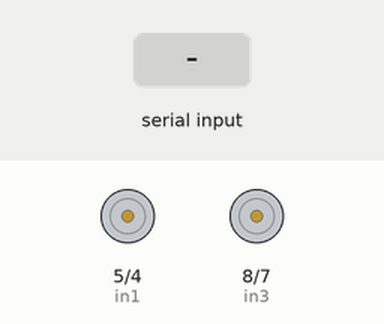
Simulated run of this sketch. Board: Arduino Uno, built with avr-gcc and run on an emulated ATmega328P. On the bench: motor-driver pin pairs drawn as motors (green arrow = first pin HIGH = forward, orange = second pin HIGH = backward, longer = more drive, scaled by the enable pin). The test bench sets the inputs (shaded band). What the sketch prints to the serial monitor is not drawn.

Above: at 1.2 s.
1.3 s: "," received over Serial
At 2.4 s:
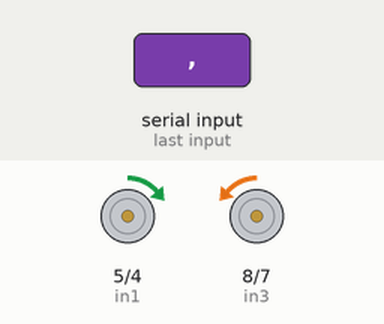
2.8 s: "90,45\n" received over Serial
At 4.0 s:
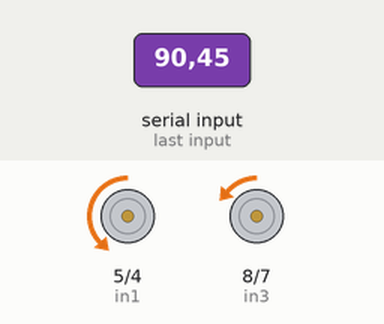
4.3 s: "30,150\n" received over Serial
At 5.2 s:
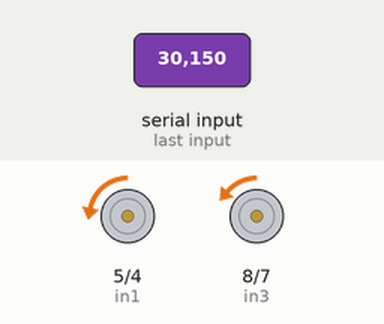
5.8 s: "1,90,45\n" received over Serial
At 6.4 s:
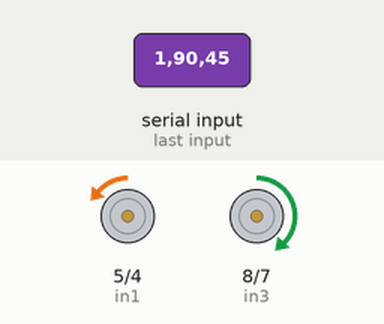
7.3 s: "0\n" received over Serial
At 8.3 s:
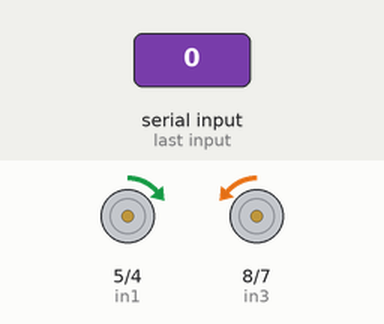
Timing chart, 0 to 9.8 s (numbered marks = the images above; inputs shaded):
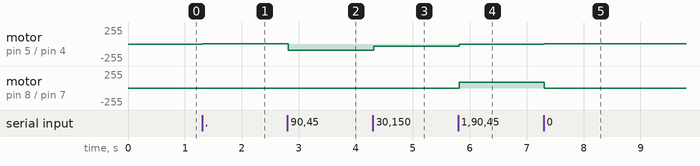

Measured:
- after the input at 1.3 s, motor on pin 5 (in1) / pin 4 (in2): stopped → forward 1/255 at once; motor on pin 8 (in3) / pin 7 (in4): stopped → backward 1/255 at once
- after the input at 2.8 s, motor on pin 5 (in1) / pin 4 (in2): forward 1/255 → backward 90/255 at once
- after the input at 4.3 s, motor on pin 5 (in1) / pin 4 (in2): backward 90/255 → backward 30/255 at once
- after the input at 5.8 s, motor on pin 5 (in1) / pin 4 (in2): backward 30/255 → backward 1/255 at once; motor on pin 8 (in3) / pin 7 (in4): backward 1/255 → forward 90/255 at once
- after the input at 7.3 s, motor on pin 5 (in1) / pin 4 (in2): backward 1/255 → forward 1/255 at once; motor on pin 8 (in3) / pin 7 (in4): forward 90/255 → backward 1/255 at once

The sketch:

navigationtest7.ino
```cpp
//PROPERTY OF LUCA GACY -IF YOU SHARE THIS WITHOUT ASKING I WILL END YOU
//...lmao jk spread the love if anyone needs it though most people did their motor code in pytho so I guess it doesn't really matter
//If you're reading this I hope you are having an amazing day!
//this is my ramping code that I finally got to work while watching many episodes of You and 30 Rock and yes one of those is much better than the other

//declace a String to hold what we're inputting
String incomingString;

//Motor vars
int A = 0;//PWM for motor 1
int B = 0;//PWM for motor 2
int Bprev = 0;//previous B - a more OCD person would swap this with the line below...fight me
int Aprev = 0;// previous A

// Motor A connections
int enA = 3;
int in1 = 5;
int in2 = 4;
// Motor B connections
int enB = 9;
int in3 = 8;
int in4 = 7;

int neew = 0;//for gettings abs val of A
int oold = 0;//for getting abs val of Aprev
int s1 = 0;//Are A and Aprev different signs?

int neew2 = 0;//for getting abs val of B
int oold2 = 0;//for getting abs val of Bprev
int s2 = 0;//A B and Bprev different signs?
int reedy = 1;

double ramp = 0;//how fast does it ramp to the stuff
int steep = 1;

int mtdirec[4] = {1,1,1,1};//DELETE ME!!!!!! I'm a useless piece of shit...the code that is

int direc = 0;//f = 0,b = 1, l = 2, r = 3, s = 4 aaaaaannnnddd this is like an appendix...not needed anymore...also what does the appendix even do?

void setup() {
    // Set all the motor control pins to outputs
  pinMode(enA, OUTPUT);
  pinMode(enB, OUTPUT);
  pinMode(in1, OUTPUT);
  pinMode(in2, OUTPUT);
  pinMode(in3, OUTPUT);
  pinMode(in4, OUTPUT);

  // Turn off motors - Initial state
  digitalWrite(in2, HIGH);
  digitalWrite(in1, LOW);
  digitalWrite(in3, HIGH);
  digitalWrite(in4, LOW);
  analogWrite(enA, 0);
  analogWrite(enB, 0);
  //initialise Serial communication on 9600 baud
  Serial.begin(9600);
  while(!Serial);
  //delay(4000);
  Serial.println("Ready!");
  // The incoming String built up one byte at a time.
  incomingString = "";
}
//not gonna lie there is a lot of shit below that is kinda like the large part of my prius...I have no idea what is going on but it works and I don't touch it
void loop () {

if(Serial.available()){
  reedy = 0;
  String rxString = "";
  String strArr[2]; //Set the size of the array to equal the number of values you will be receiveing.

  //Keep looping until there is something in the buffer.
  while (Serial.available()) {
    //Delay to allow byte to arrive in input buffer.
    delay(2);
    //Read a single character from the buffer.
    char ch = Serial.read();
    //Append that single character to a string.
    rxString+= ch;
  }

  int stringStart = 0;
  int arrayIndex = 0;

  for (int i=0; i < rxString.length(); i++){
    //Get character and check if it's our "special" character.
    if(rxString.charAt(i) == ','){
      //Clear previous values from array.
      strArr[arrayIndex] = "";
      //Save substring into array.
      strArr[arrayIndex] = rxString.substring(stringStart, i);
      //Set new string starting point.
      stringStart = (i+1);
      arrayIndex++;
    }
  }

  //Put values from the array into the variables.
  String value1 = strArr[0];
  String value2 = strArr[1];

  //Convert string to int if you need it.
  Aprev = A;//previous value stored
  Bprev = B;
  A = value1.toInt();//this shit like actually gets the values or something
  B = value2.toInt();
  //Serial.println(A);
  //Serial.println(B);

  if(A == 0){//lowkey a bunch of shit started breaking when I sent 0 so rather than fixing it in a good way I just pushed the problem under the rug
    A = -1;
  }
  if(B == 0){
    B = -1;
  }
  if(A > 255){
    A = 255;
  }
  if(B > 255){
    B = 255;
  }

  neew = abs(A);//OOHHHH boi it's setting up! we about to be rampin!
  oold = abs(Aprev);//my god is this show good
  neew2 = abs(B);//something about sconces...is that even how you spell that word?
  oold2 = abs(Bprev);
  s1 = swap(A,Aprev);
  s2 = swap(B,Bprev);
  //delay(1000);
  for(int i = 255; i > 0; i= i-steep){//count down to zero
    if(i<0){
      i = 0;
    }
    //deep = 0;
    if(!s1 && i >= neew && i < oold){//count down ifiifffffiiifffff neew is larger than oold and swap1 wasn't triggered
      analogWrite(enA, i);
      //Serial.print("A ");//my horse's name is trigger
      //Serial.println(i);
      //delay(ramp);
      //deep = 1;
    }
    if(s1 && oold >= i){//if swap1 is triggered then count down to zero to bounce and swap pins for directions
      analogWrite(enA, i);
      //Serial.print("A ");
      //Serial.println(i);
      //delay(ramp);
      //deep = 1;
    }

    if(!s2 && i >= neew2 && i < oold2){//same shit as above so just feel free to read above at least 900 times while eating cheese pizza
      analogWrite(enB, i);
      //Serial.print("B ");
      //Serial.println(i);
      //delay(ramp);
      //deep = 1;
    }
    if(s2 && oold2 >= i){
      analogWrite(enB, i);
      //Serial.print("B ");
      //Serial.println(i);
      //delay(ramp);
      //deep = 1;
    }
    /*if(deep == 1 && i % 4 == 0){
      delay(ramp);
    }*/
    //delay(ramp);
  }

  if(s1 && A > 0){//swa
    digitalWrite(in2, HIGH);
    digitalWrite(in1, LOW);
    //Serial.println("A switching to forward");
  }
  if(s1 && A < 0){
    digitalWrite(in2, LOW);
    digitalWrite(in1, HIGH);
    //Serial.println("A switching to backward");
  }

  if(s2 && B > 0){
    digitalWrite(in3, HIGH);
    digitalWrite(in4, LOW);
    //Serial.println("B switching to forward");
  }
  if(s2 && B < 0){
    digitalWrite(in3, LOW);
    digitalWrite(in4, HIGH);
    //Serial.println("B switching to backward");
  }
  for(int i = 0; i < 255; i=i+steep){
    if(i>255){
      i = 255;
    }
    //deep = 0;
    if(!s1 && i <= neew && i > oold){
      analogWrite(enA, i);
      //Serial.print("A ");
      //Serial.println(i);
      //delay(ramp);
      //deep = 1;
    }
    if(s1 && neew >= i){
      analogWrite(enA, i);
      //Serial.print("A ");
      //Serial.println(i);
      //delay(ramp);
      //deep = 1;
    }

    if(!s2 && i <= neew2 && i > oold2){
      analogWrite(enB, i);
      //Serial.print("B ");
      //Serial.println(i);
      //delay(ramp);
      //deep = 1;
    }
    if(s2 && neew2 >= i){
      analogWrite(enB, i);
      //Serial.print("B ");
      //Serial.println(i);
      //delay(ramp);
      //deep = 1;
    }
    /*if(deep == 1 && i % 4 == 0){
      delay(ramp);
    }*/
    //delay(ramp);
  }
  if(A == 0){
    analogWrite(enA, 0);
    //Serial.println(0);
  }
  if(B == 0){
    analogWrite(enB, 0);
    //Serial.println(0);
  }
  //Serial.println();
  //Serial.println(s1);
  //Serial.println(s2);
  //Serial.println();

}
  reedy = 1;
}

int swap(int n, int o){
  int b = n/abs(n);
  int a = o/abs(o);
  if(a - b == 0){
    return 0;
  } else{
    return 1;
  }
}
```
